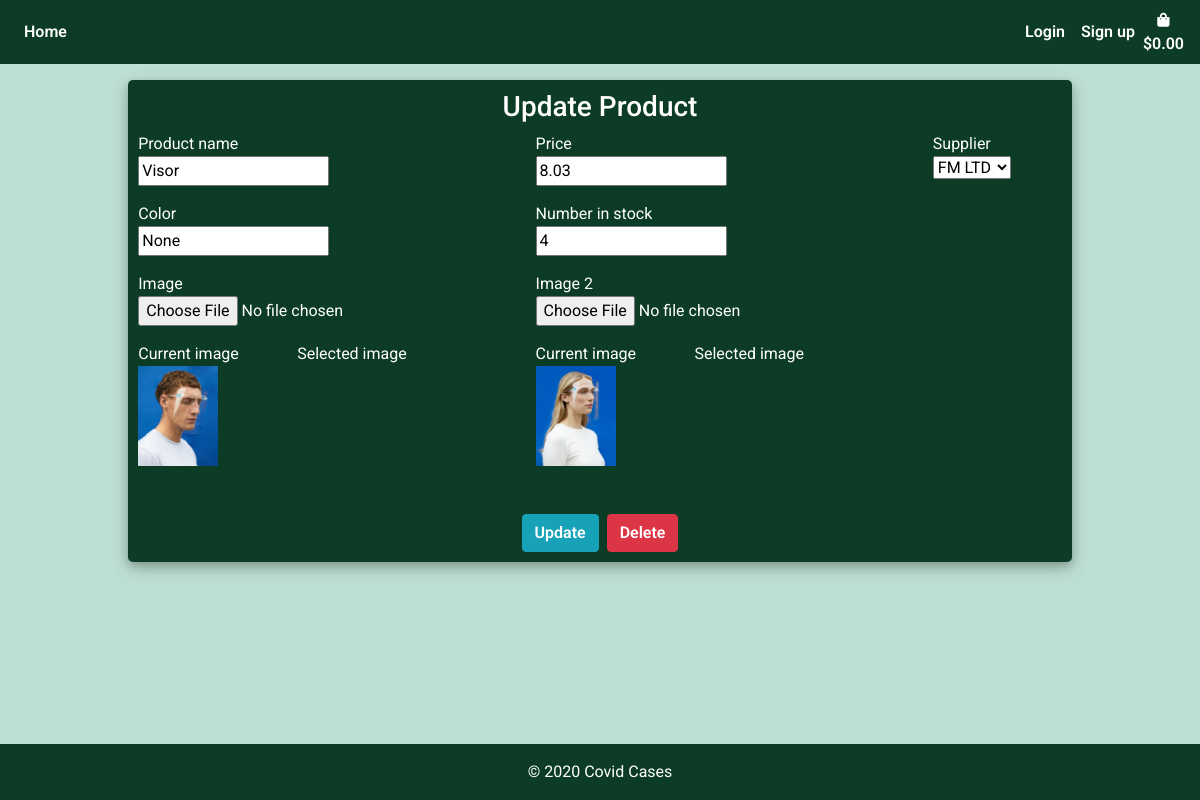
Page /update/1/ on the earlier database version.
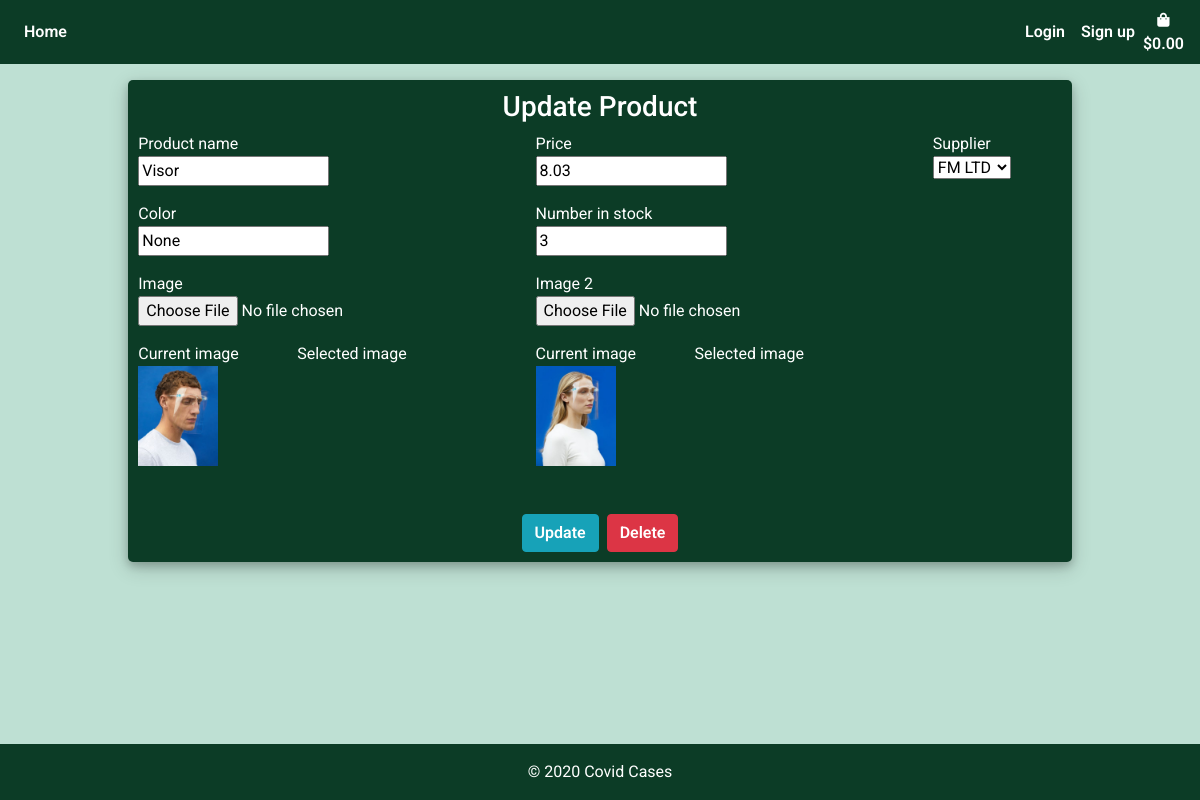
Same page on the later database version.
### products/models.py (models this page shows, shortened)
class Product(models.Model):
    product_name = models.CharField(max_length=settings.CONST_PROFILE_ATTR)
    color = models.CharField(max_length=settings.CONST_PROFILE_ATTR)
    price = models.DecimalField(max_digits=6, decimal_places=2)
    image = ResizedImageField(size=[400, 500], crop=['middle', 'center'],quality=100, upload_to='', default='noimage.jpeg')
    image_2 = ResizedImageField(size=[400, 500], crop=['middle', 'center'],quality=100, upload_to='', default='noimage.jpeg', null=True)
    number_in_stock = models.IntegerField(null=True , editable=True, default=0)
    is_active = models.BooleanField(default=True, null=True)
    created_by = models.CharField(max_length=settings.CONST_PROFILE_ATTR, null=True)
    created_date = models.TimeField(auto_now_add=True, null=True)
    supplier = models.ForeignKey(Supplier, on_delete=models.CASCADE, null=True)

### products/views.py (the view)
# urls.py: path('update/<int:id>/', views.update_product, name="update_product"),
def update_product(request, id):
    product = Product.objects.get(id=id)
    if request.method == "POST":
        form = ProductForm(request.POST, request.FILES, instance=product)
        if form.is_valid():
            form.save()
            return redirect(reverse("products"))
    else:
        form = ProductForm(request.POST or None, instance=product)
    context = {
        "form": form,
        "product": product,
    }
    return render(request, "products/products_form.html", context)

### products/forms.py
class ProductForm(forms.ModelForm):
    image = forms.ImageField(required=False, widget=forms.FileInput)
    image_2 = forms.ImageField(required=False, widget=forms.FileInput)
    supplier = forms.ModelChoiceField(queryset=Supplier.objects.all(), label='Supplier', widget=forms.Select)
    use_required_attribute = False
    class Meta:
        model = Product
        fields = ["product_name", "color",
        "price","image", "image_2", "number_in_stock", "supplier"]
    def __init__(self, *args, **kwargs):
        super(ProductForm, self).__init__(*args, **kwargs)
        for fieldname in ["product_name", "color",
        "price","image", "image_2", "number_in_stock", "supplier"]:
            self.fields[fieldname].helper = FormHelper()

### products/models.py (called while the page is built)
    def __str__(self):
        return self.supplier_name

### products/templates/products/products_form.html (shortened to what this page needs)
{% extends 'base.html'%}
{% load static %}
{% load crispy_forms_tags %}
{% block content %}
    <div class="container h-100 mt-3">
		<div class="justify-content-center h-100">
			<div class="product_card">
				<div class="justify-content-center">
					{% if product %}
                        <h3 class="text-center">Update Product</h3>
                    {% else %}
                        <h3 class="text-center">Add Product</h3>
                    {% endif %}
				</div>
				<div class="justify-content-center form_container">
					<form class="form-group mx-auto" method="POST" action="" enctype="multipart/form-data">
                            <div class="row">
                                <div class="col-md-5 mb-3">
                                    {{ form.product_name.label }}
                                    <br>
                                    {{ form.product_name }}
                                </div>
                                <div class="col-md-5 mb-3">
                                    {{ form.price.label }}
                                    <br>
                                    {{ form.price }}
                                </div>
                                <div class="col-md-2 mb-3">
                                    {{ form.supplier.label }}
                                    <br>
                                    {{ form.supplier }}
                                </div>
                            </div>
                            <div class="row">
                                <div class="col-md-5 mb-3">
                                    {{ form.color.label }}
                                    <br>
                                    {{ form.color }}
                                </div>
                                <div class="col-md-4 mb-3">
                                    {{ form.number_in_stock.label }}
                                    <br>
                                    {{ form.number_in_stock }}
                                </div>
                            </div>
                            <div class="row">
                                <div class="col-md-5 mb-3">
                                    {{ form.image.label }}
                                    <br>
                                    {{ form.image }}
                                </div>
                                <div class="col-md-5 mb-3">
                                    {{ form.image_2.label }}
                                    <br>
                                    {{ form.image_2 }}
                                </div>
                            </div>
                            <div class="row">
                                <div class="col-md-2 mb-3">
                                    <h8>Current image</h8>
                                    <br>
                                    <img class="img-fluid" style="height:100px;" src="{{ form.instance.image.url }}" />
                                </div>
                                <div class="col-md-3 mb-3">
                                    <h8>Selected image</h8>
                                    <br>
                                </div>
                                <div class="col-md-2 mb-3">
                                    <h8>Current image</h8>
                                    <br>
                                    <img class="img-fluid" style="height:100px;" src="{{ form.instance.image_2.url }}" />
                                </div>
                                <div class="col-md-3 mb-3">
                                    <h8>Selected image</h8>
                                    <br>
                                </div>
                            </div>
                            <div class="row">
                            </div>
						</div>
                        <div class="d-flex justify-content-center mt-3 product_container">
                            {% if product %}
                                <button class="btn btn-info" type="submit">Update</button>
                                <a class="btn btn-danger ml-2"   data-toggle="modal" data-target="#deleteProduct">Delete</a>
                            {% else %}
                                <button class="btn btn-success" type="submit">Add</button>
                            {% endif %}
                        </div>
				</div>
		</div>
	</div>
{% endblock %}

### templates/base.html (shortened to what this page needs)
{% load static %}
<!DOCTYPE html>
<html lang="en">
<head>
    {% block corecss %}
    <link rel="stylesheet" href="https://stackpath.bootstrapcdn.com/bootstrap/4.5.2/css/bootstrap.min.css"
>
    <link rel="stylesheet" href="https://use.fontawesome.com/releases/v5.6.1/css/all.css">
    <link rel="stylesheet" href="{% static 'css/base.css' %}">
    {% endblock %}
</head>
<body>
    <nav class="navbar navbar-expand-md navbar-light navbar-bg" style="height:100%;">
        <div class="collapse navbar-collapse" id="navbarCollapse">
            <div class="navbar-nav">
                <a href="{% url 'products' %}" class="nav-item nav-link active">Home</a>
            </div>
            <div class="navbar-nav ml-auto">
                {% if user.is_authenticated %}
                    <span class="nav-item hello-msg">Hello, {{ request.user }}</span>
                    <a href="{% url 'logout_user' %}" class="nav-item nav-link">Logout</a>
                {% else %}
                    <a href="{% url 'login_page' %}" class="nav-item nav-link">Login</a>
                    <a href="{% url 'sign_up' %}" class="nav-item nav-link">Sign up</a>
                {% endif%}
                <a class="d-none d-md-inline-block d-lg-inline-block d-xl-inline-block {% if grand_total %} font-weight-bold{% else %}text-black{% endif %} nav-link nav-item"
                        href="{% url 'view_bag' %}" style="padding:0;">
                        <div class="text-center ">
                            <div><i class="fas fa-shopping-bag fa-sm"></i></div>
                            <p class="mt-0 px-0" style="margin:0;">
                                {% if request.session.grand_total %}
                                    ${{ request.session.grand_total |floatformat:2 }}
                                {% else %}
                                    $0.00
                                {% endif %}
                            </p>
                        </div>
                    </a>
            </div>
        </div>
    </nav>
    {% block content %}
    {% endblock%}
    <footer class="page-footer font-small fixed-bottom">
        <div class="footer-copyright text-center py-3">
            © 2020 <span>Covid Cases</span>
        </div>
    </footer>
</body>
</html>

### static/css/base.css (style rules this page uses)
body { background-color: #bee0d3; color: #0C3C26; font-family: 'Roboto', sans-serif; margin: 0; padding: 0; padding-bottom: 60px; margin: 0 0 40px; }
html { position: relative; min-height: 100%; }
.navbar-bg { background-color: #0C3C26; }
a { color: #fff; }
.btn { font-weight: 600; }
.navbar-light .navbar-nav .nav-link.active { color: #fff; font-weight: 600; }
.navbar-light .navbar-nav .nav-link { color: #fff; font-weight: 600; margin: auto; }
.page-footer { background: #0C3C26; width: 100%; color: #fff; position: absolute; }
a { color: #fff; font-weight: 600; }
.login_container, .product_container, .purchase_container { padding: 0 2rem; }
.product_card { background: #0C3C26; color: #fff; width: 85%; margin-top: 2%; margin: auto; justify-content: center; padding: 10px; box-shadow: 0 4px 8px 0 rgba(0, 0, 0, 0.2), 0 6px 20px 0 rgba(0, 0, 0, 0.19); -webkit-box-shadow: 0 4px 8px 0 rgba(0, 0, 0, 0.2), 0 6px 20px 0 rgba(0, 0, 0, 0.19); -moz-box-shadow: 0 4px 8px 0 rgba(0, 0, 0, 0.2), 0 6px 20px 0 rgba(0, 0, 0, 0.19); border-radius: 5px; }

Differences in the rows shown:
changed Product "Visor": number_in_stock "4" → "3"
